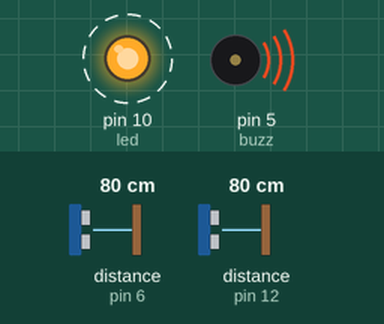
A sketch run on a simulated Arduino Uno, built with avr-gcc and run on an emulated ATmega328P. On the bench: output pins drawn as LEDs (lit = HIGH), buzzer (waves = sounding, pin HIGH). Wiring (inferred from the names in the program): 2 × ultrasonic range finder: trigger pin 7, echo pin 6 / trigger pin 13, echo pin 12. Dashed ring = blinking. The test bench sets the inputs (shaded band); at power-on: distance to the obstacle (sensors on pin 6, pin 12) 80 cm. The echo pulse lasts 58.3 µs per cm; pins used as bus, display or sensor lines are not drawn; what the sketch prints to the serial monitor is not drawn.

Above: at 1.28 s.
1.3 s: distance to the obstacle (sensor on pin 6) set to 2 cm
4.3 s: distance to the obstacle (sensor on pin 12) set to 2 cm
7.3 s: distance to the obstacle (sensor on pin 6) set to 18 cm
10.3 s: distance to the obstacle (sensor on pin 12) set to 4 cm
Timing chart, 0 to 14.3 s (numbered marks = the images above; inputs shaded):
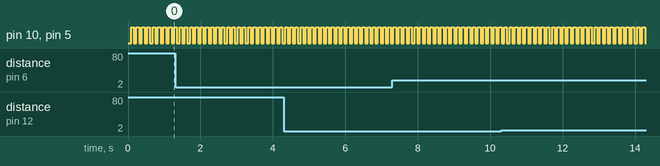

The sketch:

ultrasonic_sensor_program.ino
```cpp
 //############ sensor for in ##############
   int trig_in =13;
   int echo_in =12;
   long timein;
   int in;
 // ############ sensor for out ##############
   int trig_out=7;
   int echo_out=6;
   long timeout;
   int out;

 //########## function decleration ##########
   void on_in_sensor2_func();  // function for light on
   void off_out_sensor1_func(); // funcion for light off
   int led =10;
   int buzz =5;

  void setup() {
   pinMode(trig_in , OUTPUT);
   pinMode(echo_in , INPUT);
   pinMode(trig_out , OUTPUT);
   pinMode(echo_out , INPUT);
   pinMode(led , OUTPUT);
   pinMode(buzz , OUTPUT);
   Serial.begin(9600);
  }

 void loop() {
    off_out_sensor1_func();
    on_in_sensor2_func();
   Serial.println();
 }

   void off_out_sensor1_func(){
   digitalWrite(trig_out,LOW);
   delayMicroseconds(2);
   digitalWrite(trig_out,HIGH);
   delayMicroseconds(20);
   digitalWrite(trig_out,LOW);

  timeout=pulseIn(echo_out,HIGH);
   out = timeout*0.034 /2;

  Serial.print("off sensor eco signal in time= ");
  Serial.println(timeout);
  Serial.print("off sensor detected distance= ");
  Serial.println(out);

  if(out < 480){
  digitalWrite(led , LOW);
  digitalWrite(buzz, LOW);
  }
  }


  void on_in_sensor2_func(){
  digitalWrite(trig_in,LOW);
  delayMicroseconds(2);
  digitalWrite(trig_in,HIGH);
  delayMicroseconds(20);
  digitalWrite(trig_in,LOW);

  timein=pulseIn(echo_in,HIGH);
   in = timein*0.034 /2;

  Serial.print(" on sensor eco signal in time= ");
  Serial.println(timein);
  Serial.print("on sensor detected distance= ");
  Serial.println(in);

  if(in < 480){
   digitalWrite(led , HIGH);
   digitalWrite(buzz, HIGH);
   }
  }
```

Measured:
- by itself, pin 10 (led), pin 5 (buzz): alternates HIGH for 0.08 s and LOW for 0.07 s
